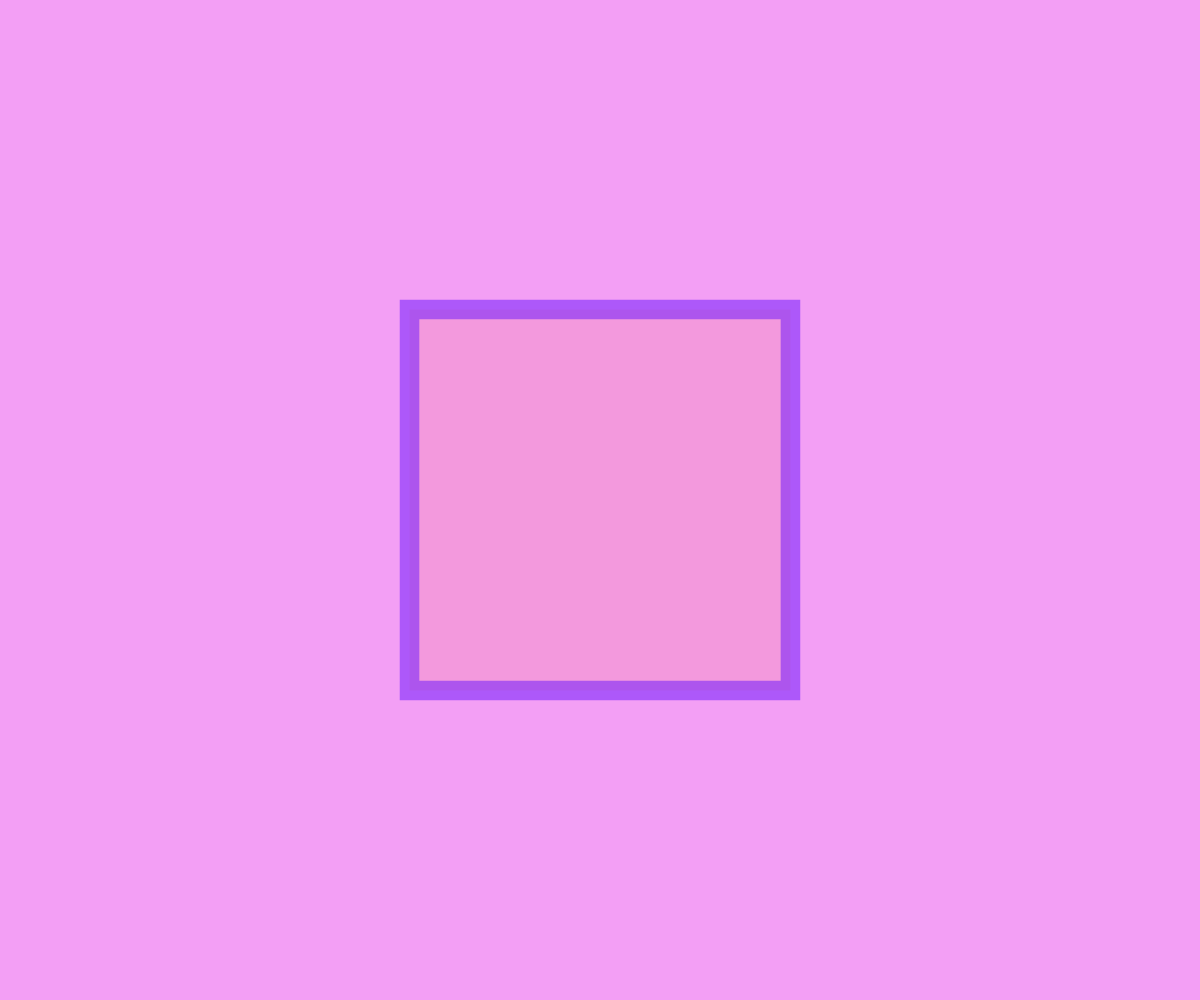
Frame 1 (no input)
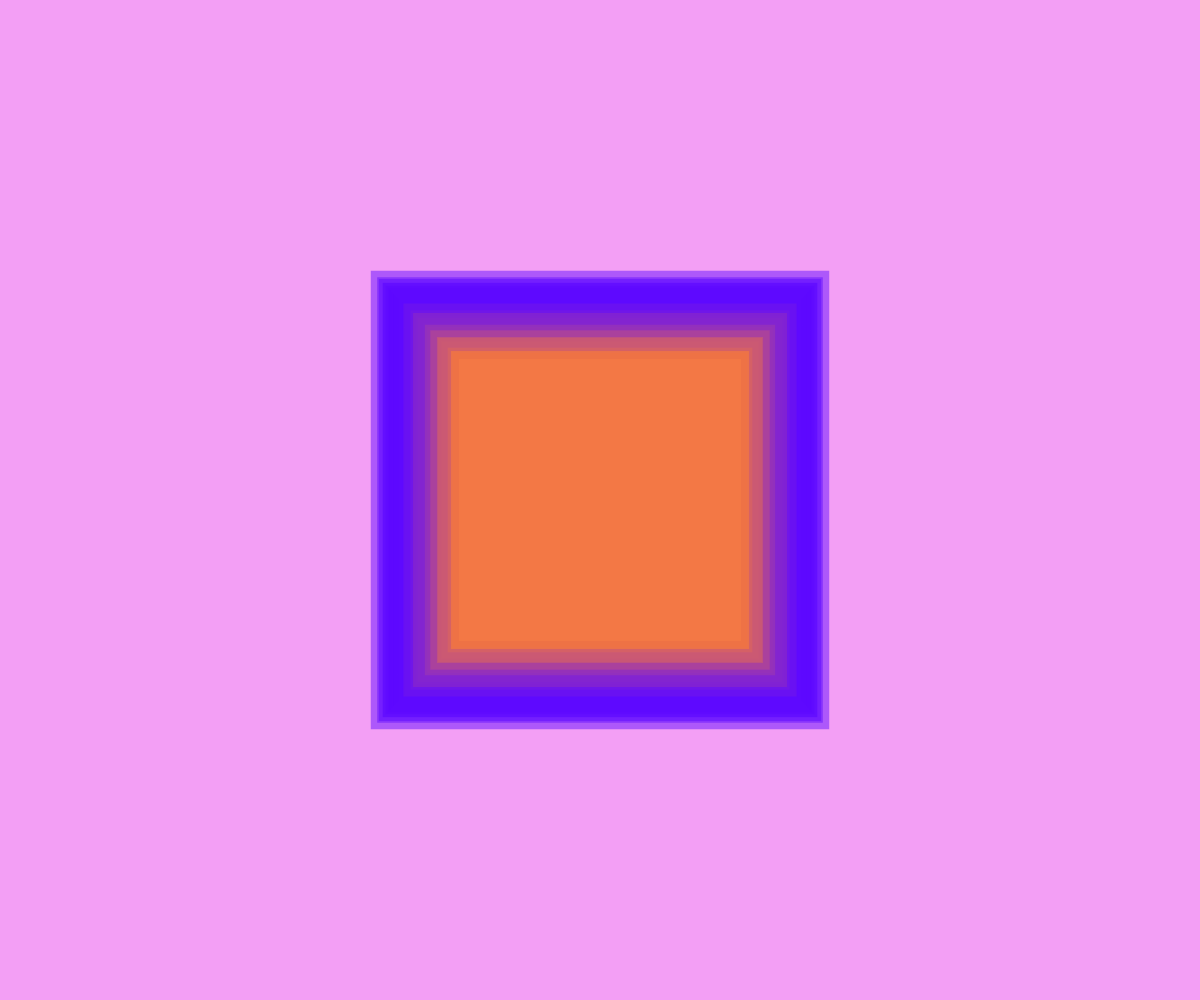
Frame 60 (no input)
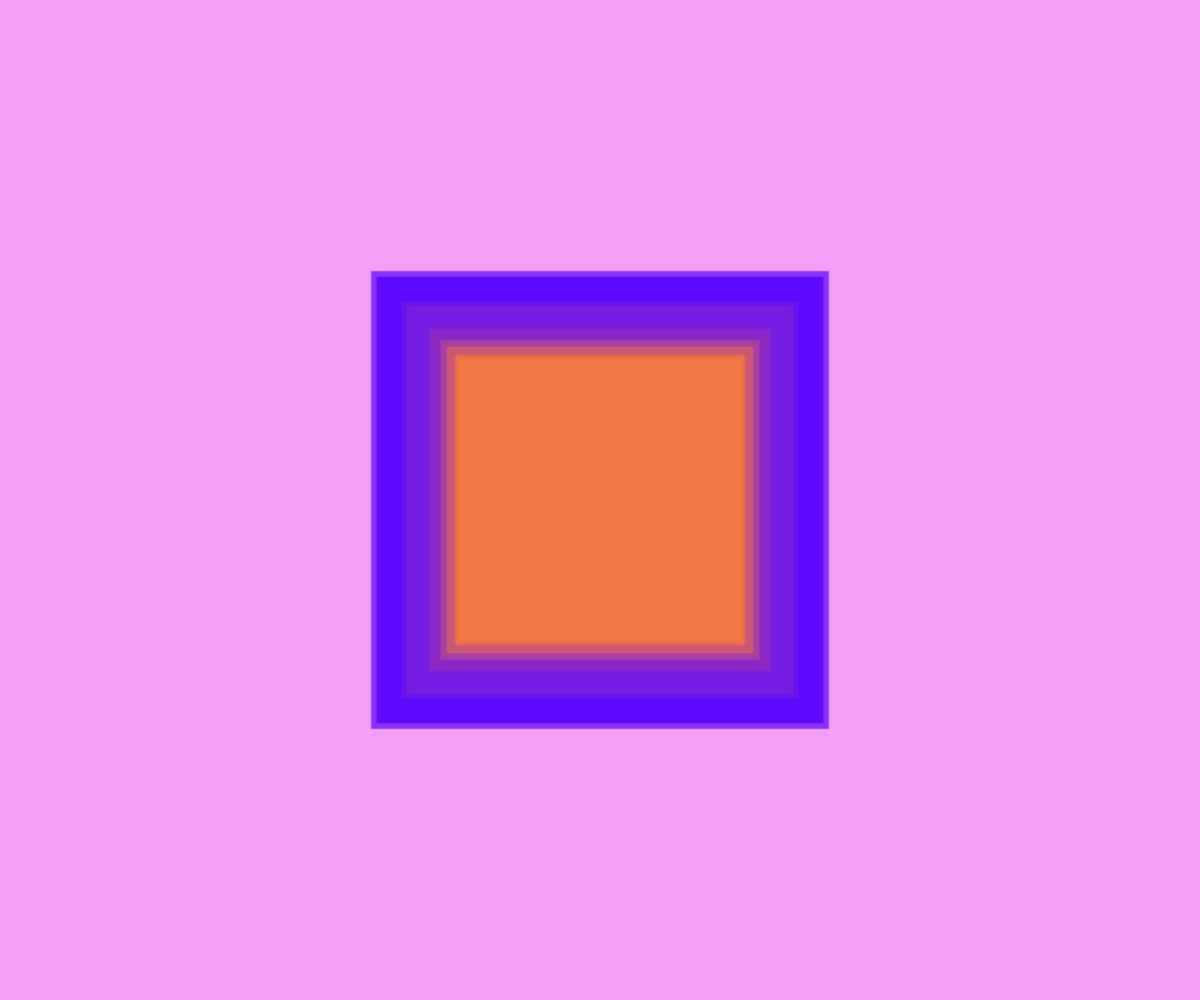
Frame 120 (the mouse pressed at the canvas centre since frame 60)

The p5.js sketch that drew these frames (run headless with seeded random() and noise() and a simulated clock; from frame 60 on, the mouse is pressed at the canvas centre):

// p5.js sketch
// ── sketch.js
/*
Date 11-10-2021

In this tutorial, you will learn about random function of P5.js
*/

const canvas_X = window.innerWidth;
const canvas_Y = window.innerHeight;
let random_value;
let line_width;

function setup() {
  createCanvas(canvas_X,canvas_Y);
  background("#f39ff5");
}



function draw()
{
  random_value = random(canvas_X / 3, canvas_Y / 3);
  line_width = random(9, 60);
  stroke(94,10,255,120);
  strokeWeight(line_width);
  fill(235, 114, 70, 35);
  square((canvas_X / 2)-(random_value/2), (canvas_Y / 2)-(random_value/2), random_value);
  
}
